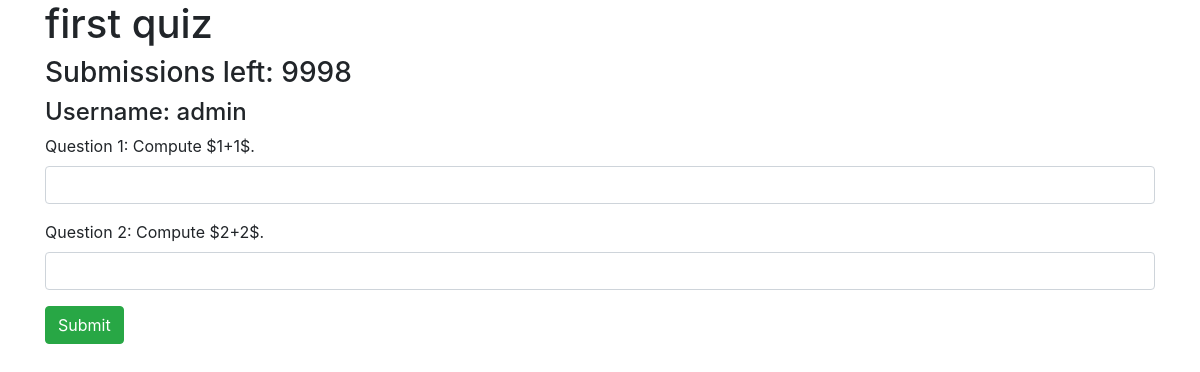
The app's page /quiz/1/ (signed in) with its own data.
### quiz/models.py (models this page shows, shortened)
class Quiz(models.Model):
    name = models.CharField(max_length=1000)
    max_subs = models.IntegerField(default = 99999)
    @property
    def quiz_length(self):
        return Question.objects.filter(quiz = self).count()

class Question(models.Model):
    quiz = models.ForeignKey(Quiz, on_delete = models.CASCADE, default = 0)
    question_statement = models.CharField(max_length=200)
    answer = models.IntegerField(default=0) # Maybe change to string?
    solution = models.CharField(max_length=1000, default = "solution !")

### quiz/views.py (the view, shortened to what this page needs)
# urls.py: path('<int:quiz_id>/', views.quiz_details, name = 'quiz_details'),
def quiz_details(request, quiz_id):
    quiz = get_object_or_404(Quiz, pk = quiz_id)
    past_subs = Submission.objects.filter(user = request.user, question__quiz__id = quiz_id)
    subs_left = quiz.max_subs - past_subs.count() // quiz.quiz_length
    print(quiz.quiz_length)
    print("BAH", subs_left)
    if request.method == "POST":
        validSubmission = True
        for q in quiz.question_set.all():
            if request.POST['answer' + str(q.id)] == "":
                validSubmission = False
        if validSubmission:
            for q in quiz.question_set.all():
                print("LSDKFJSLKJDF" + str(q.id))
                username = request.POST['userSubmitting']
                print("username is: " + username)
                user = User.objects.filter(username = username)[0]
                newSub = Submission(
                    user = user,
                    sub_time = timezone.now(),
                    question = q,
                    sub_answer = request.POST["answer" + str(q.id)],
                )
                newSub.save()
            return HttpResponseRedirect(reverse('quiz:results', args=(quiz_id,)))
    else:
        context = {
            'curr_quiz': quiz,
            'subs_left': subs_left,
            'user': request.user,
            'validSubmission': False,
        }
        return render(request, 'quiz/questions.html', context)

### quiz/templates/quiz/questions.html (shortened to what this page needs)
<!DOCTYPE html>
<html>
  <head>
        <link rel="stylesheet" href="https://maxcdn.bootstrapcdn.com/bootstrap/4.4.1/css/bootstrap.min.css" />
  </head>
  <body>
    <div class = "container">
      <h1>{{curr_quiz.name}}</h1>
      <h3>Submissions left: {{ subs_left }}</h3>
      <h4>Username: {{user.username}}</h4>
      {% if subs_left > 0 %}
        <form method = "POST">
          {% for question in curr_quiz.question_set.all %}
            <div class = "form-group">
              <label for = "question">
                Question {{ forloop.counter }}: <span class="math display">{{question.question_statement}}</span>
              </label>
              <input type = "text" name = "answer{{question.id}}" class = "form-control">
            </div>
          {% endfor %}
          <button type = "submit" class = "btn btn-success">Submit</button>
        </form>
      {% else %}
        You are not allowed to submit to this quiz.
      {% endif %}
    </div>
  </body>
</html>

### records on screen
Quiz: name "first quiz"
Question: question_statement "Compute $1+1$."
Question: question_statement "Compute $2+2$."

### other values on screen
{{ subs_left }} "9998"
{{ user.username }} "admin"
